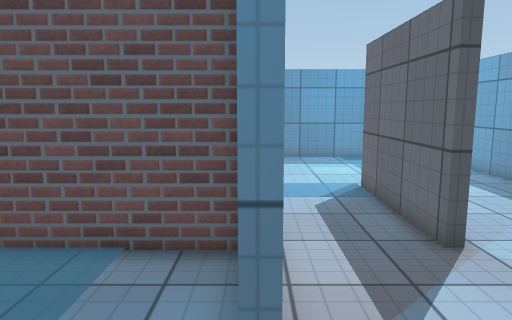
View 1 (above)

19 first-person views from a walk through a 3-D level made in the Unity game engine. The camera is 1.4 m above the floor, tilts 8° down and sees 70° across. The floor is counted in squares, 0.5 m on a side. Each view is taken from the middle of a square. On the plan, view 1 faces up. The plan holds only what a view shows up to about 20 squares ahead; the rest is blank. The player character is not drawn. Surface patterns are stand-ins for the level's own textures.

View 2
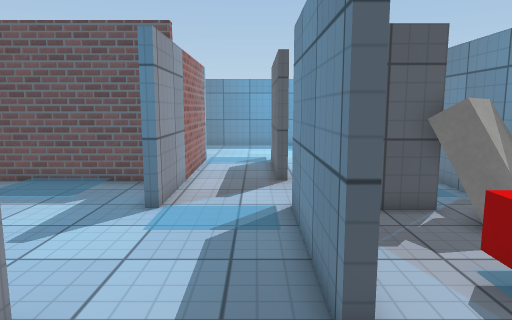

View 3
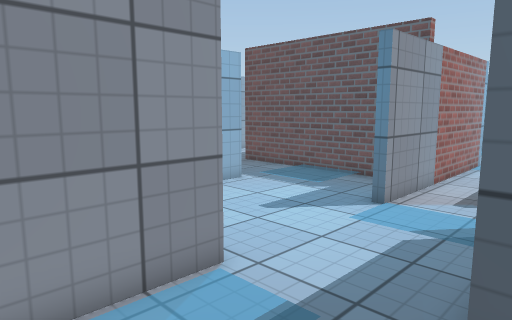

View 4
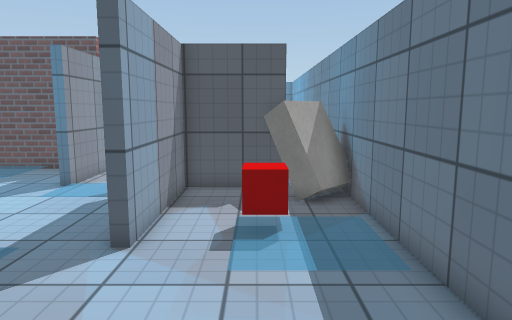

View 5
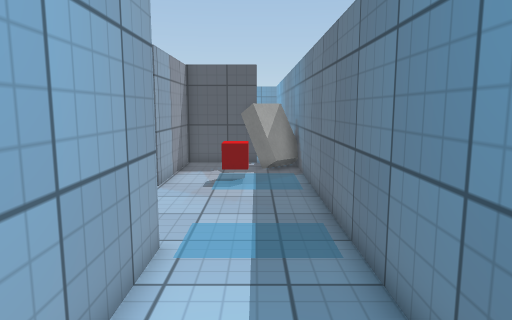

View 6
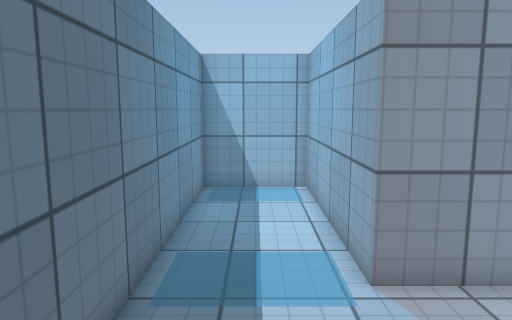

View 7
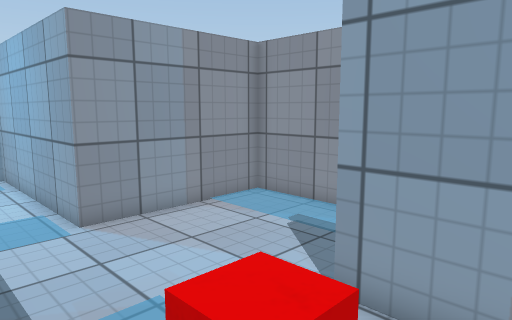

View 8
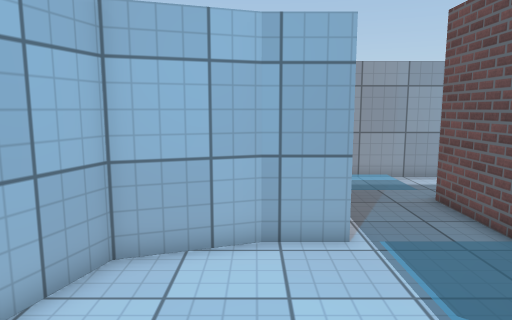

View 9
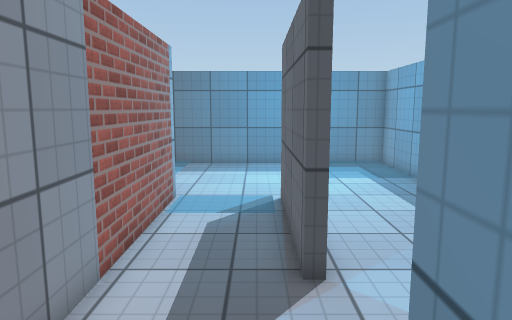

View 10
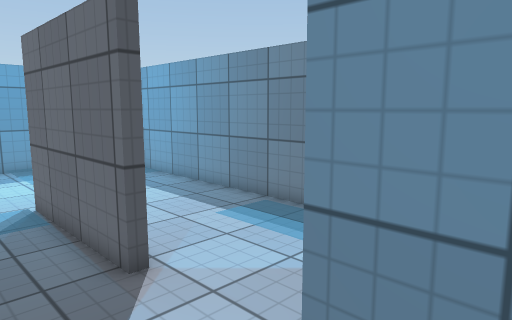

View 11
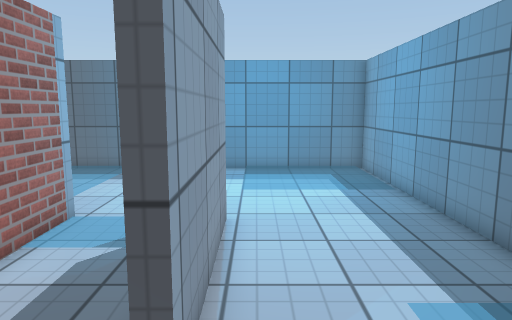

View 12
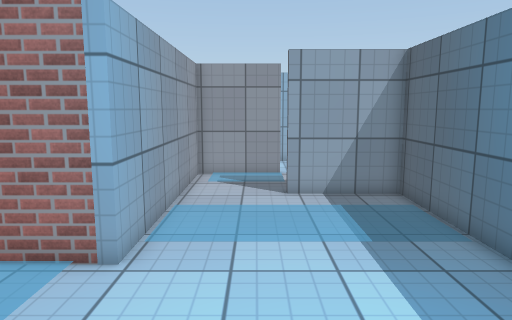

View 13
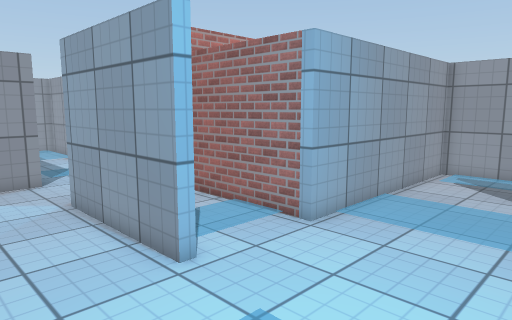

View 14
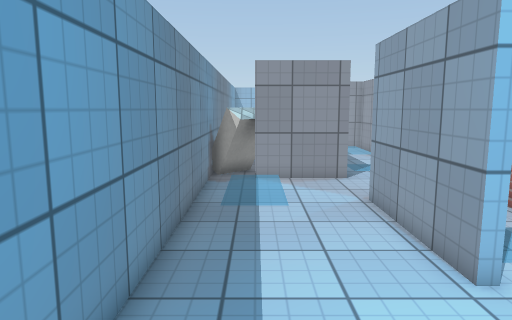

View 15
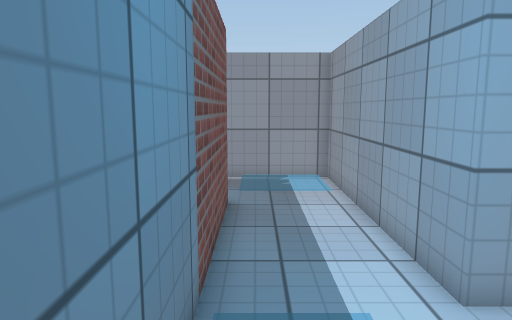

View 16
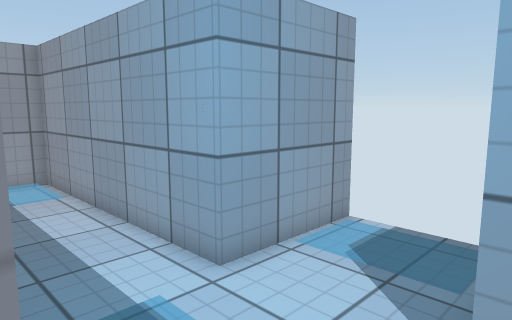

View 17
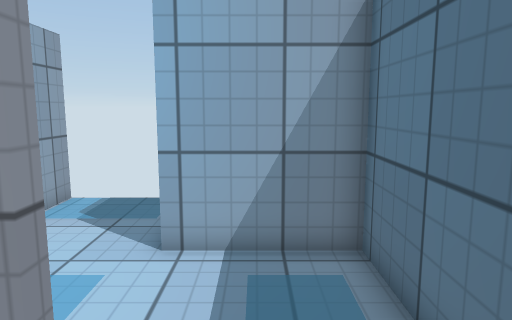

View 18
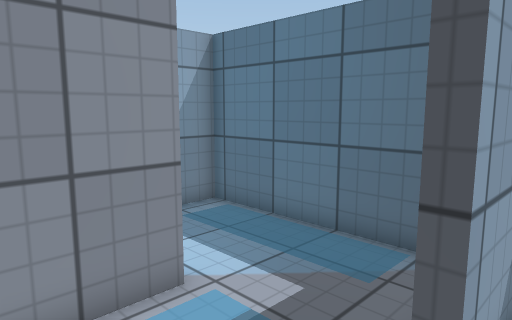

View 19
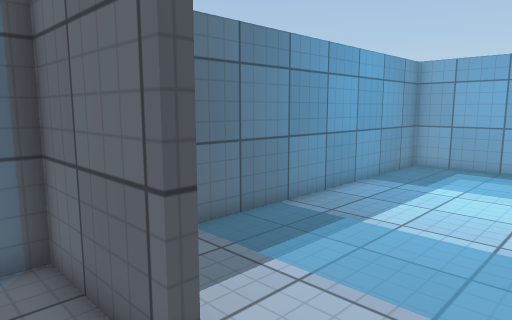

### Floor plan
Ten units are one square. View 1 is at (0, 0); x grows to the right and y downward. Boxes are objects, and circles mark ways between rooms. Rooms are numbered by the first view taken in them; rooms with no view inside come last. Other rooms are left out.
<svg viewBox="-189 -216 294 390">
<path fill="none" stroke="#000" d="M-60 -32 -60 -11 -50 19 -28 26M-3 -69 -99 -69M-102 -72 -102 -171M2 -133 2 -31 -2 -31M42 -71 38 -71 38 -131M40 29 40 -33M-184 -131 -140 -131 -140 -31 -98 -31M0 29 0 89 60 89 60 169 100 169 100 -26M81 -29 44 -29 44 29 40 29M38 -131 42 -131 42 -71M-56 -133 2 -133M40 -33 81 -33M100 -26 100 -211 -58 -211 -58 -171M-102 -171 -98 -171M-96 -211 -140 -211 -140 -170M-98 -171 -98 -133 -56 -133M-58 -171 -62 -171 -62 -211 -96 -211"/>
<rect x="65" y="5" width="20" height="20" fill="#bbb"><title>other object</title></rect>
<rect x="65" y="-35" width="30" height="30" fill="#bbb"><title>other object</title></rect>
<circle cx="20" cy="20" r="3" fill="#2a7"/>
<circle cx="20" cy="-130" r="3" fill="#2a7"/>
<circle cx="40" cy="-55" r="3" fill="#2a7"/>
<circle cx="-120" cy="-170" r="3" fill="#2a7"/>
<circle cx="-60" cy="-155" r="3" fill="#2a7"/>
<circle cx="-100" cy="-190" r="3" fill="#2a7"/>
<text x="-50" y="-60">1</text>
<text x="60" y="60">2</text>
<text x="40" y="-140">3</text>
<text x="-120" y="-190">4</text>
<text x="-80" y="-170">5</text>
</svg>
Room 1 opens to room 2. Room 1 opens to room 3. Room 1 opens to room 4. Room 3 opens to room 5. Room 4 opens to room 5.

Where each view was taken, in squares from view 1:
view 1: 0 up, 0 right, facing up
view 2: 7 down, 3 right, facing up
view 3: 7 down, 5 right, facing up-left
view 4: 10 down, 7 right, facing up
view 5: 16 down, 8 right, facing up
view 6: 3 down, 8 right, facing down
view 7: 0 up, 9 right, facing down-left
view 8: 1 up, 2 right, facing left
view 9: 1 up, 3 right, facing up
view 10: 1 up, 1 right, facing up-right
view 11: 4 up, 5 right, facing up
view 12: 16 up, 7 right, facing left
view 13: 19 up, 8 right, facing down-left
view 14: 19 up, 8 right, facing down
view 15: 18 up, 11 left, facing down
view 16: 18 up, 10 left, facing down-left
view 17: 19 up, 7 left, facing left
view 18: 14 up, 5 left, facing up-left
view 19: 14 up, 8 left, facing up-right
